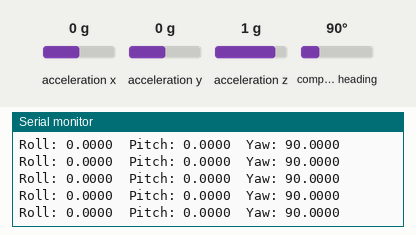
A sketch run on a simulated Arduino Uno, built with avr-gcc and run on an emulated ATmega328P. On the bench: the last lines printed to the serial monitor. The test bench sets the inputs (shaded band); at power-on: acceleration x 0 g, acceleration y 0 g, acceleration z 1 g, compass heading 90°.

Above: at 2.2 s.
2.3 s: acceleration x set to -1.4 g
At 2.47 s:
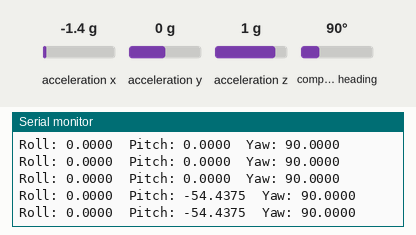
5.3 s: acceleration y set to -1.4 g
At 5.34 s:
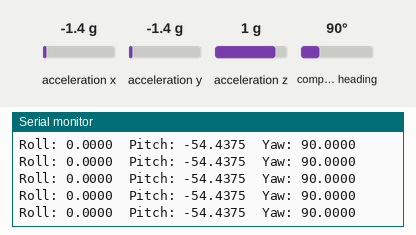
8.3 s: acceleration z set to -1.4 g
At 8.31 s:
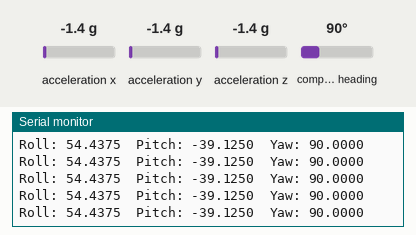
11.3 s: compass heading set to 7°
At 11.3 s:
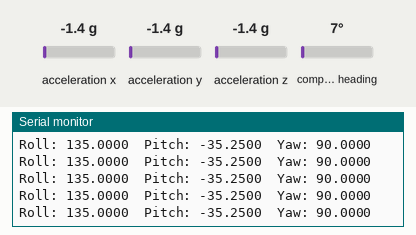
12.8 s: acceleration x set to 0 g
At 12.81 s:
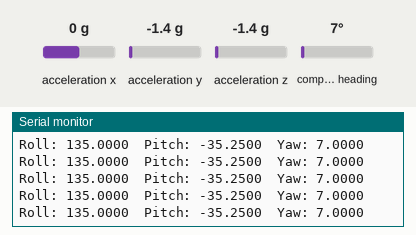
15.8 s: acceleration z set to 0 g
At 15.83 s:
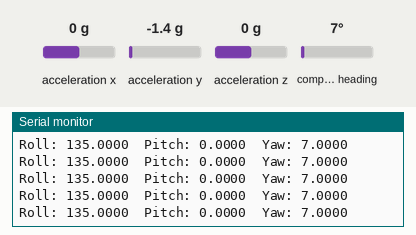
Timing chart, 0 to 18.8 s (numbered marks = the images above; inputs shaded):
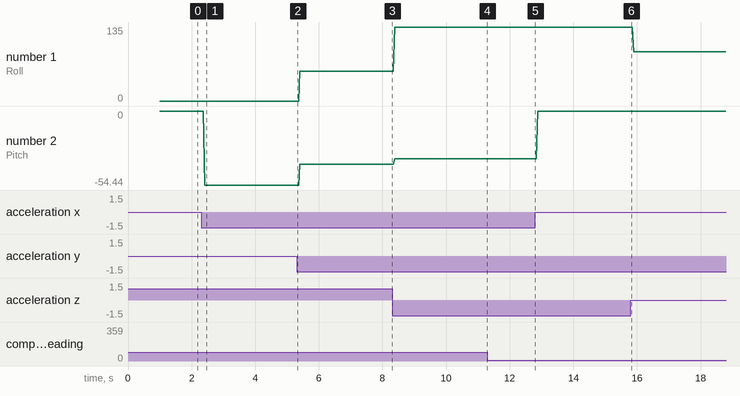

The sketch:

BNO055_SPI.ino
```cpp
#include <Wire.h>
#include <Adafruit_Sensor.h>
#include <Adafruit_BNO055.h>
#include <utility/imumaths.h>
#include <SPI.h>

Adafruit_BNO055 bno = Adafruit_BNO055(55);

byte dataBuffer[2][13];
volatile byte sendBuffer[13];
volatile byte byteIndex = 0;
int validBuffer = 0;


void setup(void)
{
  Serial.begin(9600);

  /* Initialise the sensor */
  if(!bno.begin())
  {
    /* There was a problem detecting the BNO055 ... check your connections */
    Serial.print("Ooops, no BNO055 detected ... Check your wiring or I2C ADDR!");
    while(1);
  }

  delay(1000);

  bno.setExtCrystalUse(true);

  pinMode(MISO, OUTPUT);
  SPCR |= _BV(SPE);  // Enable SPI
  SPCR |= _BV(SPIE); // Enable SPI interrupt
  sei();

}

void prepareData(float inData[]) {
  union {
    float f;
    byte b[4];
  } dataConvert;

  dataBuffer[validBuffer^1][0] = 0xAA; // Start-of-frame marker

  for (int i = 0; i < 3; i++) {
    dataConvert.f = inData[i];
    for (int j = 0; j < 4; j++) {
      dataBuffer[validBuffer^1][1 + i * 4 + j] = dataConvert.b[j];
    }
  }

  validBuffer = validBuffer^1;
}

ISR(SPI_STC_vect) {
  byte dummy = SPDR;
  if (byteIndex == 0) // Safe to switch data
  {
    for (int i = 0; i < 13; i++)
    {
      sendBuffer[i] = dataBuffer[validBuffer][i];
    }
  }
  SPDR = sendBuffer[byteIndex];
  byteIndex = (byteIndex + 1) % 13;
}

void loop(void)
{
  /* Get a new sensor event */
  sensors_event_t event;
  bno.getEvent(&event);

  /* Display the floating point data */
  Serial.print("Roll: ");
  Serial.print(event.orientation.z, 4);
  Serial.print("\tPitch: ");
  Serial.print(event.orientation.y, 4);
  Serial.print("\tYaw: ");
  Serial.print(event.orientation.x, 4);
  Serial.println("");

  float newData[3] = {event.orientation.z, event.orientation.y, event.orientation.x};
  prepareData(newData);
}
```

Measured:
- after the input at 2.3 s, the serial monitor: prints a new line after 0.11 s (image 1)
- plotted number 1: 0 → 54.44 after the input at 5.3 s, 54.44 → 135 after the input at 8.3 s, 135 → 90 after the input at 15.8 s
- plotted number 2: 0 → -54.44 after the input at 2.3 s, -54.44 → -39.12 after the input at 5.3 s, -39.12 → -35.25 after the input at 8.3 s, -35.25 → 0 after the input at 12.8 s
